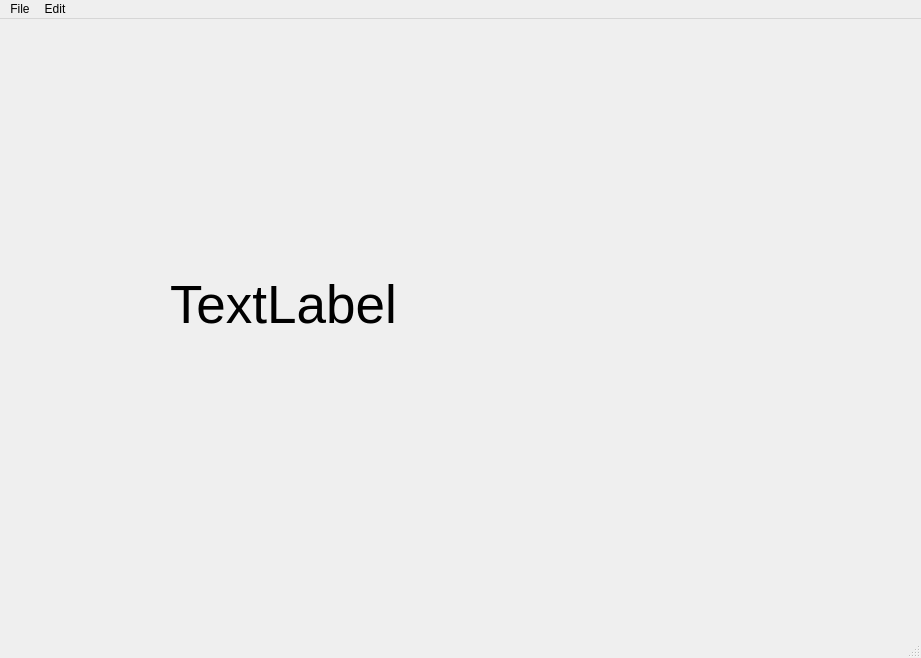
<?xml version="1.0" encoding="UTF-8"?>
<ui version="4.0">
 <class>MainWindow</class>
 <widget class="QMainWindow" name="MainWindow">
  <property name="geometry">
   <rect>
    <x>0</x>
    <y>0</y>
    <width>921</width>
    <height>658</height>
   </rect>
  </property>
  <property name="windowTitle">
   <string>MainWindow</string>
  </property>
  <widget class="QWidget" name="centralwidget">
   <widget class="QLabel" name="label">
    <property name="geometry">
     <rect>
      <x>170</x>
      <y>210</y>
      <width>451</width>
      <height>151</height>
     </rect>
    </property>
    <property name="font">
     <font>
      <pointsize>40</pointsize>
     </font>
    </property>
    <property name="text">
     <string>TextLabel</string>
    </property>
   </widget>
  </widget>
  <widget class="QMenuBar" name="menubar">
   <property name="geometry">
    <rect>
     <x>0</x>
     <y>0</y>
     <width>921</width>
     <height>26</height>
    </rect>
   </property>
   <widget class="QMenu" name="menuFile">
    <property name="title">
     <string>File</string>
    </property>
    <addaction name="actionNew"/>
    <addaction name="actionSave"/>
   </widget>
   <widget class="QMenu" name="menuEdit">
    <property name="title">
     <string>Edit</string>
    </property>
    <addaction name="actionCopy"/>
    <addaction name="actionPaste"/>
   </widget>
   <addaction name="menuFile"/>
   <addaction name="menuEdit"/>
  </widget>
  <widget class="QStatusBar" name="statusbar"/>
  <action name="actionNew">
   <property name="text">
    <string>New</string>
   </property>
   <property name="statusTip">
    <string>Create a new File</string>
   </property>
   <property name="shortcut">
    <string>Ctrl+N</string>
   </property>
  </action>
  <action name="actionSave">
   <property name="text">
    <string>Save</string>
   </property>
   <property name="statusTip">
    <string>Save a File</string>
   </property>
   <property name="shortcut">
    <string>Ctrl+S</string>
   </property>
  </action>
  <action name="actionCopy">
   <property name="text">
    <string>Copy</string>
   </property>
   <property name="statusTip">
    <string>Copy a File</string>
   </property>
   <property name="shortcut">
    <string>Ctrl+S</string>
   </property>
  </action>
  <action name="actionPaste">
   <property name="text">
    <string>Paste</string>
   </property>
   <property name="statusTip">
    <string>Paste a File</string>
   </property>
   <property name="shortcut">
    <string>Ctrl+V</string>
   </property>
  </action>
 </widget>
 <resources/>
 <connections/>
</ui>
